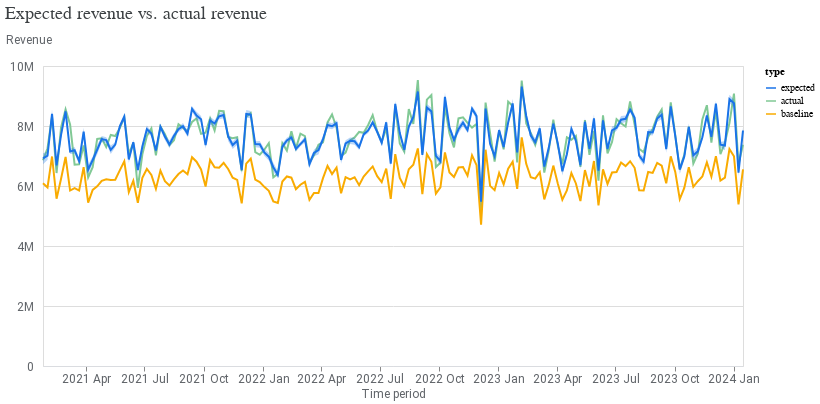

Notebook source saved alongside this figure:
### Code cell
model_fit = visualizer.ModelFit(mmm)
model_fit.plot_model_fit()

### Figure 1 — Vega-Lite specification as saved in the notebook (floating-point values rounded to 4 significant figures; data arrays with more than 128 entries replaced by an {"elided": "..."} marker saying what was removed)
{"config": {"view": {"continuousWidth": 300, "continuousHeight": 300}, "axis": {"labelColor": "#5F6368", "labelFont": "Roboto", "labelFontSize": 12, "titleColor": "#5F6368", "titleFont": "Roboto", "titleFontSize": 12, "titleFontWeight": "normal"}}, "layer": [{"mark": {"type": "line"}, "encoding": {"color": {"field": "type", "scale": {"domain": ["expected", "actual", "baseline"], "range": ["#1A73E8", "#81C995", "#F9AB00"]}, "type": "nominal"}, "x": {"axis": {"domainColor": "#DADCE0", "format": "%Y %b", "grid": false, "tickCount": 8}, "field": "time", "title": "Time period", "type": "temporal"}, "y": {"axis": {"domain": false, "labelExpr": "replace(format(datum.value, '.3~s'), 'G', 'B')", "labelPadding": 10, "tickCount": 5, "ticks": false, "titleAlign": "left", "titleAngle": 0, "titleY": -20}, "field": "mean", "title": "Revenue", "type": "quantitative"}}}, {"mark": {"type": "area", "opacity": 0.3}, "encoding": {"color": {"field": "type", "legend": null, "scale": {"domain": ["expected"], "range": ["#1A73E8"]}, "type": "nominal"}, "x": {"field": "time", "type": "temporal"}, "y": {"field": "ci_hi", "type": "quantitative"}, "y2": {"field": "ci_lo"}}}], "data": {"name": "data-a4808f8c7039b5d916aa129fc8a1dfed"}, "resolve": {"scale": {"color": "independent"}}, "title": {"text": "Expected revenue vs. actual revenue", "anchor": "start", "color": "#3C4043", "font": "Google Sans Display", "fontSize": 18, "fontWeight": "normal", "offset": 10}, "width": 700, "$schema": "https://vega.github.io/schema/vega-lite/v5.20.1.json", "datasets": {"data-a4808f8c7039b5d916aa129fc8a1dfed": {"elided": "468 records"}}}
